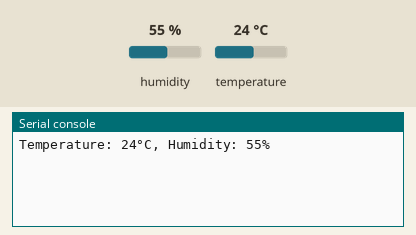
The program below on a simulated ESP32 board running MicroPython. Shown: the last lines printed to the serial console. The inputs (shaded band) are chosen by the test bench; at power-on: humidity 55 %, temperature 24 °C.

Above: at 1.2 s.
1.3 s: humidity set to 22 %
At 3.2 s:
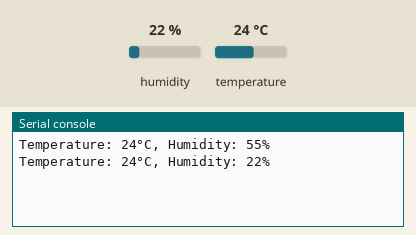
4.0 s: temperature set to 12 °C
At 5.6 s:
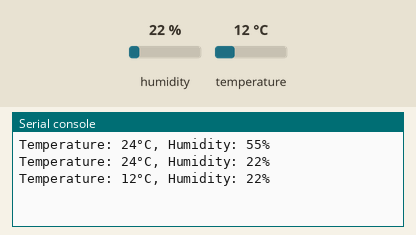
6.7 s: humidity set to 40 %
At 9.1 s:
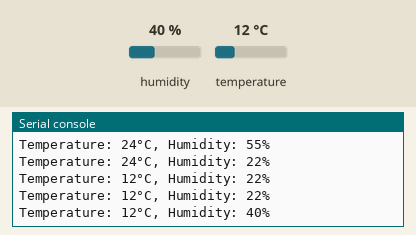
Timing chart, 0 to 10.6 s (numbered marks = the images above; inputs shaded):
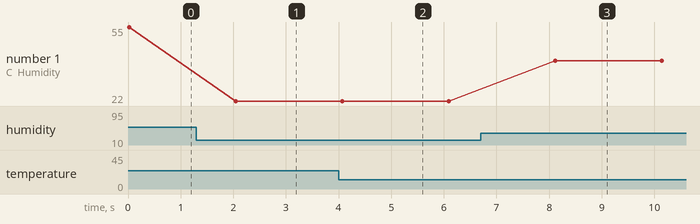

The program:

dht11_test.py
```python
import dht
import machine
import time

# Define the GPIO pin where DHT11 is connected
DHT_PIN = 4  # Change if using a different pin

# Initialize DHT11 sensor
sensor = dht.DHT11(machine.Pin(DHT_PIN))

while True:
    try:
        sensor.measure()  # Get readings
        temp = sensor.temperature()  # Read temperature (Celsius)
        hum = sensor.humidity()  # Read humidity (%)

        print(f"Temperature: {temp}°C, Humidity: {hum}%")
    except Exception as e:
        print("Error reading DHT11:", e)

    time.sleep(2)  # Wait 2 seconds before the next reading
```

Measured:
- after the input at 1.3 s, the serial console: prints a new line after 0.75 s (image 1)
- after the input at 4.0 s, the serial console: prints a new line after 0.07 s (image 2)
- after the input at 6.7 s, the serial console: prints a new line after 1.4 s (image 3)
- plotted number 1: 55 → 22 after the input at 1.3 s, 22 → 40 after the input at 6.7 s
